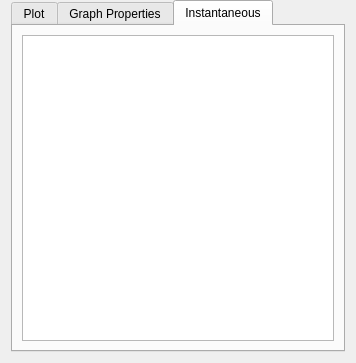
<?xml version="1.0" encoding="UTF-8"?>
<ui version="4.0">
 <class>DisplayBasePlotInstantaneous</class>
 <widget class="QWidget" name="DisplayBasePlotInstantaneous">
  <property name="geometry">
   <rect>
    <x>0</x>
    <y>0</y>
    <width>356</width>
    <height>363</height>
   </rect>
  </property>
  <property name="windowTitle">
   <string>Form</string>
  </property>
  <property name="styleSheet">
   <string notr="true"/>
  </property>
  <layout class="QVBoxLayout" name="verticalLayout_2">
   <property name="spacing">
    <number>0</number>
   </property>
   <property name="topMargin">
    <number>0</number>
   </property>
   <item>
    <widget class="QTabWidget" name="tabWidget_AcclerationData">
     <property name="currentIndex">
      <number>2</number>
     </property>
     <widget class="QWidget" name="tab_1">
      <attribute name="title">
       <string>Plot</string>
      </attribute>
      <layout class="QGridLayout" name="gridLayout">
       <item row="0" column="0">
        <widget class="Graphing::PlotHandler" name="customPlot" native="true">
         <property name="sizePolicy">
          <sizepolicy hsizetype="Expanding" vsizetype="Expanding">
           <horstretch>0</horstretch>
           <verstretch>0</verstretch>
          </sizepolicy>
         </property>
        </widget>
       </item>
      </layout>
     </widget>
     <widget class="QWidget" name="tab_2">
      <attribute name="title">
       <string>Graph Properties</string>
      </attribute>
      <widget class="QWidget" name="layoutWidget">
       <property name="geometry">
        <rect>
         <x>110</x>
         <y>20</y>
         <width>127</width>
         <height>95</height>
        </rect>
       </property>
       <layout class="QGridLayout" name="gridLayout_4">
        <item row="0" column="0" colspan="2">
         <widget class="QPushButton" name="pushButton_yWindow">
          <property name="text">
           <string>Y-Scale Custom</string>
          </property>
         </widget>
        </item>
        <item row="1" column="0">
         <widget class="QDoubleSpinBox" name="doubleSpinBox_windowHigh"/>
        </item>
        <item row="1" column="1">
         <widget class="QLabel" name="label_9">
          <property name="font">
           <font>
            <pointsize>10</pointsize>
           </font>
          </property>
          <property name="text">
           <string>MAX</string>
          </property>
         </widget>
        </item>
        <item row="2" column="0">
         <widget class="QDoubleSpinBox" name="doubleSpinBox_windowLow">
          <property name="minimum">
           <double>-1000.000000000000000</double>
          </property>
          <property name="maximum">
           <double>1000.000000000000000</double>
          </property>
         </widget>
        </item>
        <item row="2" column="1">
         <widget class="QLabel" name="label_10">
          <property name="font">
           <font>
            <pointsize>10</pointsize>
           </font>
          </property>
          <property name="text">
           <string>MIN</string>
          </property>
         </widget>
        </item>
       </layout>
      </widget>
      <widget class="QPushButton" name="pushButton_Legend">
       <property name="geometry">
        <rect>
         <x>180</x>
         <y>130</y>
         <width>75</width>
         <height>23</height>
        </rect>
       </property>
       <property name="text">
        <string>LEGEND ON</string>
       </property>
      </widget>
      <widget class="QPushButton" name="pushButton_tagDisplayed">
       <property name="geometry">
        <rect>
         <x>180</x>
         <y>170</y>
         <width>75</width>
         <height>23</height>
        </rect>
       </property>
       <property name="text">
        <string>DISPLAY TAG</string>
       </property>
      </widget>
      <widget class="QWidget" name="layoutWidget_2">
       <property name="geometry">
        <rect>
         <x>10</x>
         <y>10</y>
         <width>95</width>
         <height>128</height>
        </rect>
       </property>
       <layout class="QGridLayout" name="gridLayout_5">
        <item row="0" column="0" colspan="2">
         <widget class="QPushButton" name="pushButton_Grid">
          <property name="text">
           <string>GRID OFF</string>
          </property>
         </widget>
        </item>
        <item row="1" column="0" colspan="2">
         <widget class="QPushButton" name="pushButton_GridSpacing">
          <property name="text">
           <string>GRID MAN</string>
          </property>
         </widget>
        </item>
        <item row="2" column="0">
         <widget class="QDoubleSpinBox" name="doubleSpinBox_gridY">
          <property name="maximum">
           <double>100.000000000000000</double>
          </property>
         </widget>
        </item>
        <item row="2" column="1">
         <widget class="QLabel" name="label_7">
          <property name="font">
           <font>
            <pointsize>10</pointsize>
           </font>
          </property>
          <property name="text">
           <string>Y</string>
          </property>
         </widget>
        </item>
        <item row="3" column="0">
         <widget class="QDoubleSpinBox" name="doubleSpinBox_gridX">
          <property name="maximum">
           <double>100.000000000000000</double>
          </property>
         </widget>
        </item>
        <item row="3" column="1">
         <widget class="QLabel" name="label_8">
          <property name="font">
           <font>
            <pointsize>10</pointsize>
           </font>
          </property>
          <property name="text">
           <string>X</string>
          </property>
         </widget>
        </item>
       </layout>
      </widget>
     </widget>
     <widget class="QWidget" name="tab_3">
      <attribute name="title">
       <string>Instantaneous</string>
      </attribute>
      <layout class="QGridLayout" name="gridLayout_3">
       <item row="0" column="0">
        <widget class="QTableWidget" name="instantReadings">
         <property name="enabled">
          <bool>true</bool>
         </property>
         <property name="font">
          <font>
           <pointsize>8</pointsize>
          </font>
         </property>
         <property name="editTriggers">
          <set>QAbstractItemView::NoEditTriggers</set>
         </property>
         <property name="selectionMode">
          <enum>QAbstractItemView::NoSelection</enum>
         </property>
         <property name="textElideMode">
          <enum>Qt::ElideNone</enum>
         </property>
         <property name="rowCount">
          <number>0</number>
         </property>
         <property name="columnCount">
          <number>0</number>
         </property>
         <attribute name="horizontalHeaderVisible">
          <bool>false</bool>
         </attribute>
         <attribute name="verticalHeaderVisible">
          <bool>false</bool>
         </attribute>
        </widget>
       </item>
      </layout>
     </widget>
    </widget>
   </item>
  </layout>
 </widget>
 <customwidgets>
  <customwidget>
   <class>Graphing::PlotHandler</class>
   <extends>QWidget</extends>
   <header>plot_handle.h</header>
   <container>1</container>
  </customwidget>
 </customwidgets>
 <resources/>
 <connections/>
</ui>
